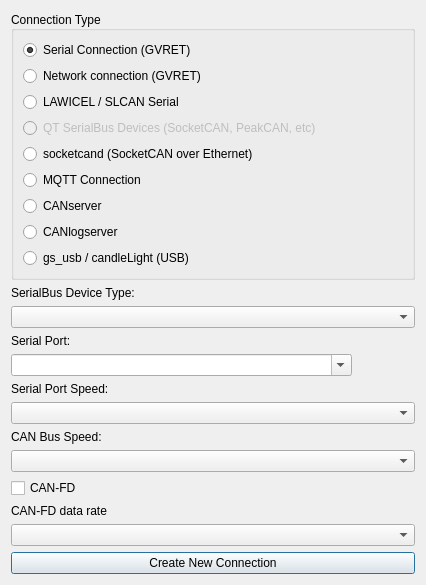
<?xml version="1.0" encoding="UTF-8"?>
<ui version="4.0">
 <class>NewConnectionDialog</class>
 <widget class="QDialog" name="NewConnectionDialog">
  <property name="geometry">
   <rect>
    <x>0</x>
    <y>0</y>
    <width>426</width>
    <height>540</height>
   </rect>
  </property>
  <property name="windowTitle">
   <string>New Connection</string>
  </property>
  <layout class="QVBoxLayout" name="verticalLayout">
   <item>
    <widget class="QGroupBox" name="gbType">
     <property name="title">
      <string>Connection Type</string>
     </property>
     <property name="alignment">
      <set>Qt::AlignLeading|Qt::AlignLeft|Qt::AlignVCenter</set>
     </property>
     <layout class="QGridLayout" name="gridLayout">
      <item row="4" column="0">
       <widget class="QRadioButton" name="rbKayak">
        <property name="text">
         <string>socketcand (SocketCAN over Ethernet)</string>
        </property>
       </widget>
      </item>
      <item row="3" column="0">
       <widget class="QRadioButton" name="rbSocketCAN">
        <property name="enabled">
         <bool>false</bool>
        </property>
        <property name="text">
         <string>QT SerialBus Devices (SocketCAN, PeakCAN, etc)</string>
        </property>
       </widget>
      </item>
      <item row="5" column="0">
       <widget class="QRadioButton" name="rbMQTT">
        <property name="text">
         <string>MQTT Connection</string>
        </property>
       </widget>
      </item>
      <item row="0" column="0">
       <widget class="QRadioButton" name="rbGVRET">
        <property name="text">
         <string>Serial Connection (GVRET)</string>
        </property>
        <property name="checked">
         <bool>true</bool>
        </property>
       </widget>
      </item>
      <item row="1" column="0">
       <widget class="QRadioButton" name="rbRemote">
        <property name="text">
         <string>Network connection (GVRET)</string>
        </property>
       </widget>
      </item>
      <item row="2" column="0">
       <widget class="QRadioButton" name="rbLawicel">
        <property name="text">
         <string>LAWICEL / SLCAN Serial</string>
        </property>
       </widget>
      </item>
      <item row="6" column="0">
       <widget class="QRadioButton" name="rbCANserver">
        <property name="text">
         <string>CANserver</string>
        </property>
       </widget>
      </item>
      <item row="7" column="0">
       <widget class="QRadioButton" name="rbCanlogserver">
        <property name="text">
         <string>CANlogserver</string>
        </property>
       </widget>
      </item>
      <item row="8" column="0">
       <widget class="QRadioButton" name="rbGSUsb">
        <property name="text">
         <string>gs_usb / candleLight (USB)</string>
        </property>
       </widget>
      </item>
     </layout>
    </widget>
   </item>
   <item>
    <widget class="QLabel" name="lblDeviceType">
     <property name="text">
      <string>SerialBus Device Type:</string>
     </property>
    </widget>
   </item>
   <item>
    <widget class="QComboBox" name="cbDeviceType"/>
   </item>
   <item>
    <widget class="QLabel" name="lPort">
     <property name="sizePolicy">
      <sizepolicy hsizetype="Minimum" vsizetype="Minimum">
       <horstretch>0</horstretch>
       <verstretch>0</verstretch>
      </sizepolicy>
     </property>
     <property name="text">
      <string>Serial Port:</string>
     </property>
    </widget>
   </item>
   <item>
    <widget class="QComboBox" name="cbPort">
     <property name="sizePolicy">
      <sizepolicy hsizetype="Expanding" vsizetype="Fixed">
       <horstretch>0</horstretch>
       <verstretch>0</verstretch>
      </sizepolicy>
     </property>
     <property name="maximumSize">
      <size>
       <width>341</width>
       <height>16777215</height>
      </size>
     </property>
     <property name="editable">
      <bool>true</bool>
     </property>
    </widget>
   </item>
   <item>
    <widget class="QLabel" name="lblSerialSpeed">
     <property name="text">
      <string>Serial Port Speed:</string>
     </property>
    </widget>
   </item>
   <item>
    <widget class="QComboBox" name="cbSerialSpeed"/>
   </item>
   <item>
    <widget class="QLabel" name="lblCANSpeed">
     <property name="text">
      <string>CAN Bus Speed:</string>
     </property>
    </widget>
   </item>
   <item>
    <widget class="QComboBox" name="cbCANSpeed"/>
   </item>
   <item>
    <widget class="QCheckBox" name="cbCanFd">
     <property name="text">
      <string>CAN-FD</string>
     </property>
    </widget>
   </item>
   <item>
    <widget class="QLabel" name="lblDataRate">
     <property name="text">
      <string>CAN-FD data rate</string>
     </property>
    </widget>
   </item>
   <item>
    <widget class="QComboBox" name="cbDataRate"/>
   </item>
   <item>
    <spacer name="verticalSpacer">
     <property name="orientation">
      <enum>Qt::Vertical</enum>
     </property>
     <property name="sizeHint" stdset="0">
      <size>
       <width>20</width>
       <height>40</height>
      </size>
     </property>
    </spacer>
   </item>
   <item>
    <widget class="QPushButton" name="btnOK">
     <property name="text">
      <string>Create New Connection</string>
     </property>
    </widget>
   </item>
  </layout>
 </widget>
 <resources/>
 <connections/>
</ui>
